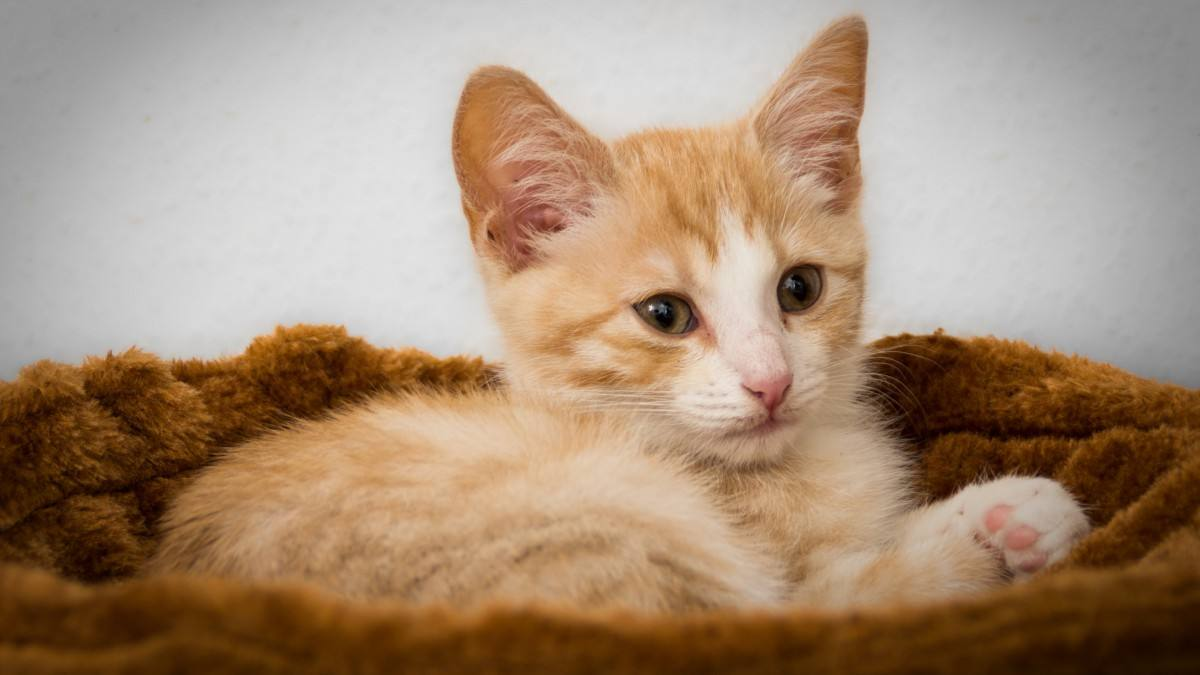
#> input picture temporary/local/1.jpg, 1200 x 675 px, found by its file name
$ python ImageCapture.py
#> lines starting #> are read from the running program, lines starting #| are printed output that depends on the picture
import os
import cv2
import numpy as np
import pandas as pd
from PIL import Image
import matplotlib.pylab as plt

"""图像预处理"""


# 缩放
# 灰度化
# 二值化-otsu,自定义，自适应
# 均值滤波
# 中值滤波
# 自定义滤波
# 高斯/双倍滤波
# 开/闭运算
# 图片展示

class ImagePreprocessing:
    def __init__(self, img):
        self.img = img

    ##缩放
    # [4 lines left out: function resizefigure, not called in this run]

    ##灰度化
    def gray(self):
        grayImage = cv2.cvtColor(self.img, cv2.COLOR_BGR2GRAY)
        self.img = grayImage
        return grayImage

    ##均值滤波
    # [31 lines left out: functions blur_img, median_blur_img, custom_blur_img, gauss_blur_img, bilateral_blur_img, not called in this run]

    # 开/闭运算
    def open_close(self, open=True):
        kernel = np.ones((3, 3), dtype=np.uint8)
        if open:
            dst = cv2.morphologyEx(self.img, cv2.MORPH_OPEN, kernel)
        else:
            dst = cv2.morphologyEx(self.img, cv2.MORPH_CLOSE, kernel)
        self.img = dst
        return dst

    # otsu二值化
    # [21 lines left out: functions otsu_th, adap_th, self_th, not called in this run]

    ##图片展示
    def show(self):
        cv2.imshow('new_img', self.img)
        cv2.waitKey(0)
        cv2.destroyAllWindows()


if __name__ == '__main__':
    # orc_img_path = "./data"
    #
    # img_paths = os.listdir('../1.jpg')
    # for img_path in img_paths:=
        img = cv2.imread('..' + "/" + '1.jpg')
#> img is the input picture: shape (675, 1200, 3); mean B, G, R 118.7, 141.2, 165.6
        print(img.shape)
#| (675, 1200, 3)

        fp = ImagePreprocessing(img)
        fp.show()
        if img.shape[1] < 200:
            fp.resizefigure(reshape=(460, 460))
        # [5 lines of commented-out code are left out]

        graimg = fp.gray()
#> in gray, `grayImage = cv2.cvtColor(self.img, cv2.COLOR_BGR2GRAY)`:
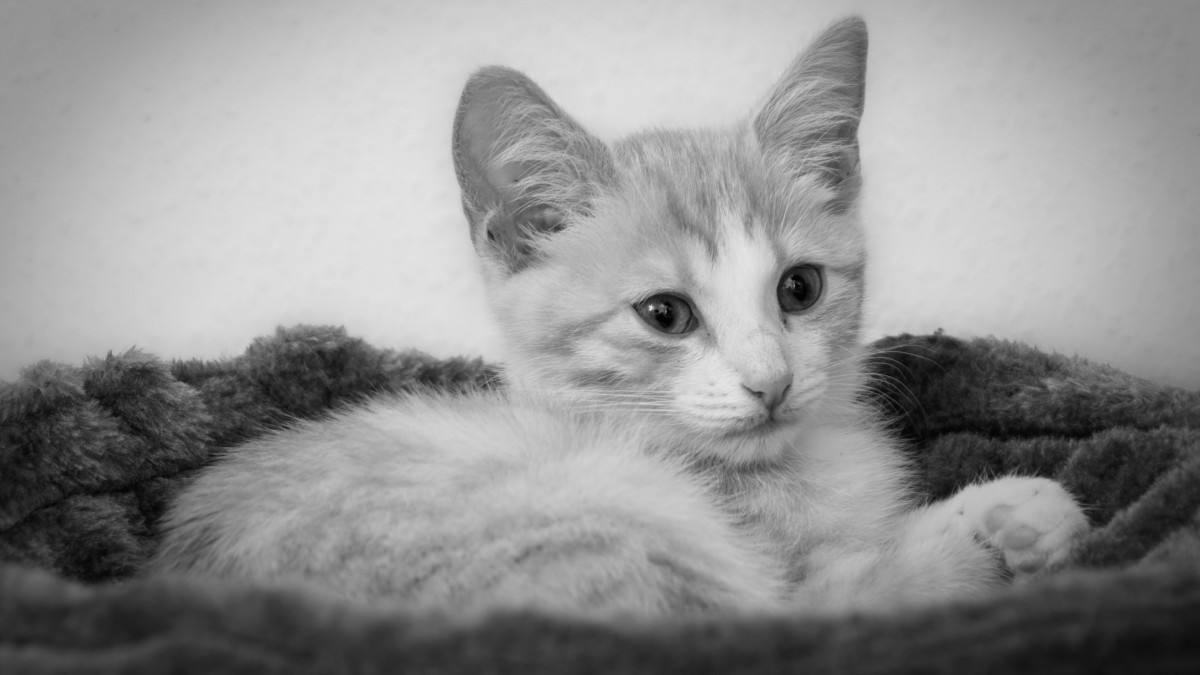
#> grayImage: shape (675, 1200); min 0, max 233, mean 145.9
        # [4 lines of commented-out code are left out]
        fp.open_close(open=True)
        fp.show()

        # break

$ run again, with temporary/local/0.jpg copied over temporary/local/1.jpg
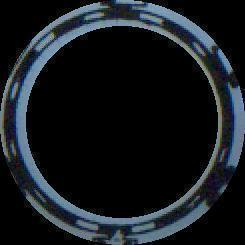
#> input picture temporary/local/0.jpg, 245 x 245 px, found by its file name
#> img is the input picture: shape (245, 245, 3); mean B, G, R 31.5, 27, 22.5
#| (245, 245, 3)
#> in gray, `grayImage = cv2.cvtColor(self.img, cv2.COLOR_BGR2GRAY)`:
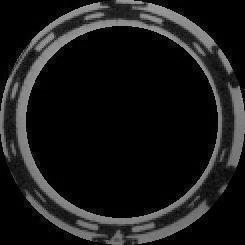
#> grayImage: shape (245, 245); min 0, max 184, mean 26.2
#> in open_close, `dst = cv2.morphologyEx(self.img, cv2.MORPH_OPEN, kernel)`:
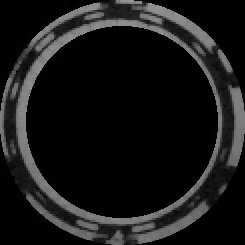
#> dst: shape (245, 245); min 0, max 148, mean 23.7

$ run again, with temporary/local/3.jpg copied over temporary/local/1.jpg
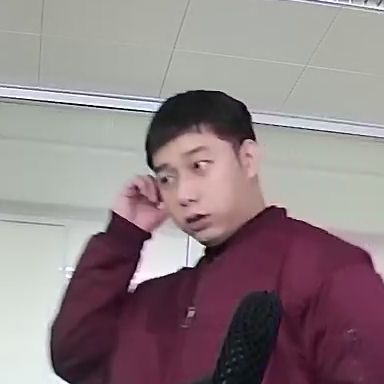
#> input picture temporary/local/3.jpg, 384 x 384 px, found by its file name
#> img is the input picture: shape (384, 384, 3); mean B, G, R 133.1, 129.6, 144.3
#| (384, 384, 3)
#> in gray, `grayImage = cv2.cvtColor(self.img, cv2.COLOR_BGR2GRAY)`:
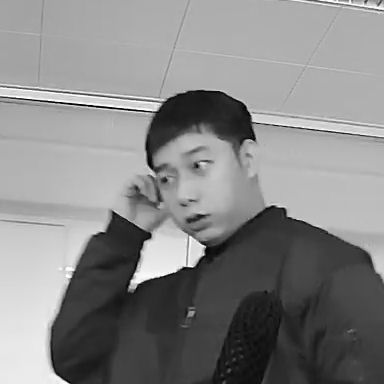
#> grayImage: shape (384, 384); min 0, max 255, mean 134.4

$ run again, with temporary/local/4.jpg copied over temporary/local/1.jpg
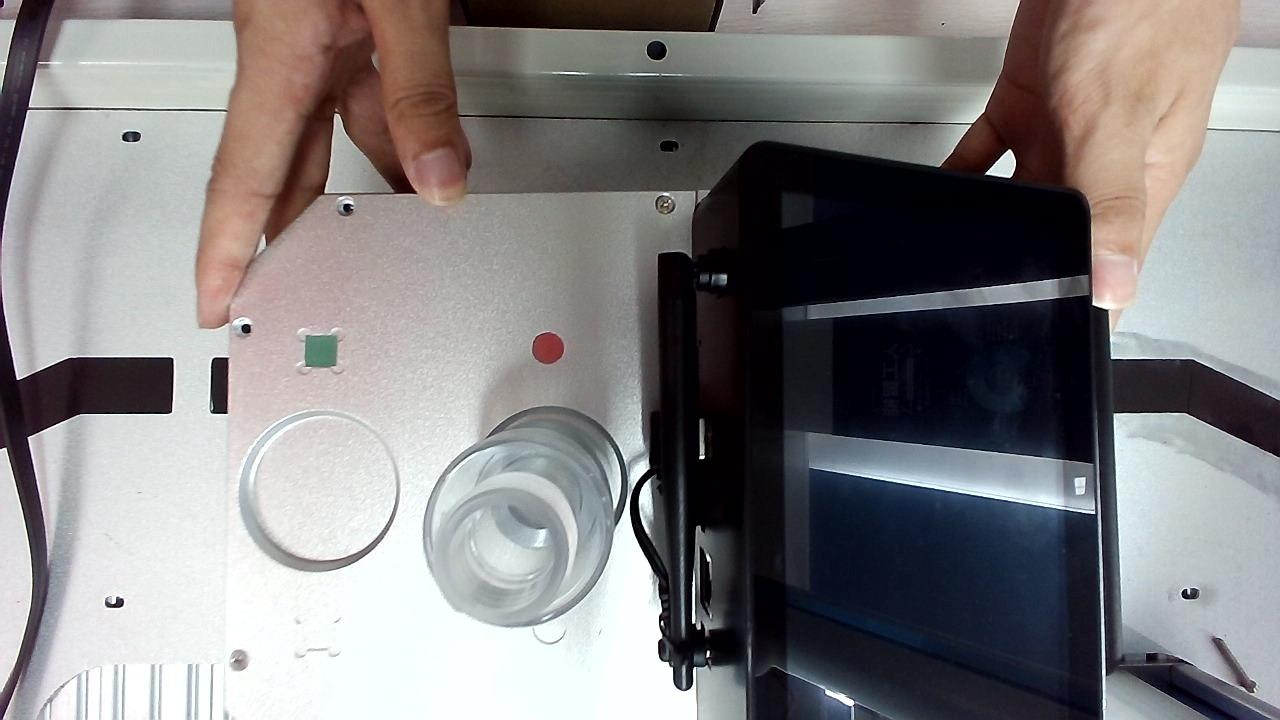
#> input picture temporary/local/4.jpg, 1280 x 720 px, found by its file name
#> img is the input picture: shape (720, 1280, 3); mean B, G, R 129.1, 128.3, 130.3
#| (720, 1280, 3)
#> in gray, `grayImage = cv2.cvtColor(self.img, cv2.COLOR_BGR2GRAY)`:
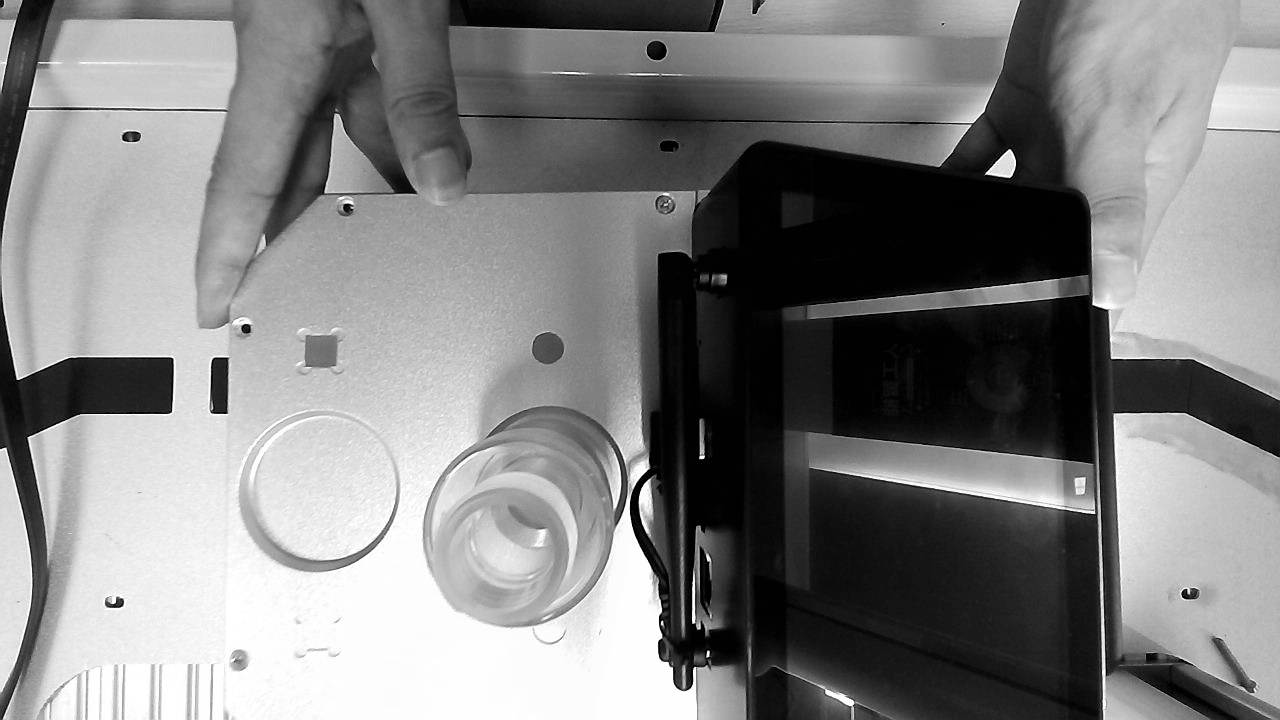
#> grayImage: shape (720, 1280); min 0, max 255, mean 129
